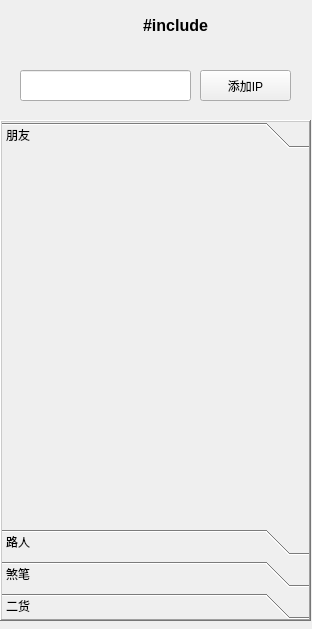
<?xml version="1.0" encoding="UTF-8"?>
<ui version="4.0">
 <class>Widget</class>
 <widget class="QWidget" name="Widget">
  <property name="geometry">
   <rect>
    <x>0</x>
    <y>0</y>
    <width>312</width>
    <height>629</height>
   </rect>
  </property>
  <property name="windowTitle">
   <string>Widget</string>
  </property>
  <property name="styleSheet">
   <string notr="true"/>
  </property>
  <widget class="QToolBox" name="toolBox">
   <property name="geometry">
    <rect>
     <x>0</x>
     <y>120</y>
     <width>311</width>
     <height>501</height>
    </rect>
   </property>
   <property name="frameShape">
    <enum>QFrame::WinPanel</enum>
   </property>
   <property name="frameShadow">
    <enum>QFrame::Raised</enum>
   </property>
   <property name="lineWidth">
    <number>1</number>
   </property>
   <property name="currentIndex">
    <number>0</number>
   </property>
   <widget class="QWidget" name="P1">
    <property name="geometry">
     <rect>
      <x>0</x>
      <y>0</y>
      <width>307</width>
      <height>393</height>
     </rect>
    </property>
    <property name="styleSheet">
     <string notr="true"/>
    </property>
    <attribute name="label">
     <string>朋友</string>
    </attribute>
    <widget class="QWidget" name="verticalLayoutWidget">
     <property name="geometry">
      <rect>
       <x>10</x>
       <y>0</y>
       <width>281</width>
       <height>381</height>
      </rect>
     </property>
     <layout class="QVBoxLayout" name="buttonVLayout">
      <property name="spacing">
       <number>0</number>
      </property>
      <property name="sizeConstraint">
       <enum>QLayout::SetFixedSize</enum>
      </property>
     </layout>
    </widget>
   </widget>
   <widget class="QWidget" name="P2">
    <property name="geometry">
     <rect>
      <x>0</x>
      <y>0</y>
      <width>307</width>
      <height>393</height>
     </rect>
    </property>
    <attribute name="label">
     <string>路人</string>
    </attribute>
    <layout class="QVBoxLayout" name="verticalLayout"/>
   </widget>
   <widget class="QWidget" name="P3">
    <property name="geometry">
     <rect>
      <x>0</x>
      <y>0</y>
      <width>307</width>
      <height>393</height>
     </rect>
    </property>
    <attribute name="label">
     <string>煞笔</string>
    </attribute>
    <layout class="QVBoxLayout" name="verticalLayout_3"/>
   </widget>
   <widget class="QWidget" name="P4">
    <property name="geometry">
     <rect>
      <x>0</x>
      <y>0</y>
      <width>307</width>
      <height>393</height>
     </rect>
    </property>
    <attribute name="label">
     <string>二货</string>
    </attribute>
    <layout class="QVBoxLayout" name="verticalLayout_2"/>
   </widget>
  </widget>
  <widget class="QLabel" name="label">
   <property name="geometry">
    <rect>
     <x>60</x>
     <y>10</y>
     <width>231</width>
     <height>32</height>
    </rect>
   </property>
   <property name="text">
    <string>&lt;html&gt;&lt;head/&gt;&lt;body&gt;&lt;p align=&quot;center&quot;&gt;&lt;span style=&quot; font-size:12pt; font-weight:600; color:#000000;&quot;&gt;#include&lt;/span&gt;&lt;/p&gt;&lt;/body&gt;&lt;/html&gt;</string>
   </property>
  </widget>
  <widget class="QLabel" name="label_2">
   <property name="geometry">
    <rect>
     <x>10</x>
     <y>10</y>
     <width>41</width>
     <height>41</height>
    </rect>
   </property>
   <property name="minimumSize">
    <size>
     <width>32</width>
     <height>32</height>
    </size>
   </property>
   <property name="text">
    <string/>
   </property>
   <property name="pixmap">
    <pixmap resource="res.qrc">:/images/friend4.png</pixmap>
   </property>
   <property name="scaledContents">
    <bool>true</bool>
   </property>
  </widget>
  <widget class="QToolButton" name="toolButton">
   <property name="geometry">
    <rect>
     <x>200</x>
     <y>70</y>
     <width>91</width>
     <height>31</height>
    </rect>
   </property>
   <property name="text">
    <string>添加IP</string>
   </property>
  </widget>
  <widget class="QLineEdit" name="lineEdit">
   <property name="geometry">
    <rect>
     <x>20</x>
     <y>70</y>
     <width>171</width>
     <height>31</height>
    </rect>
   </property>
  </widget>
 </widget>
 <layoutdefault spacing="6" margin="11"/>
 <resources>
  <include location="res.qrc"/>
 </resources>
 <connections/>
</ui>
